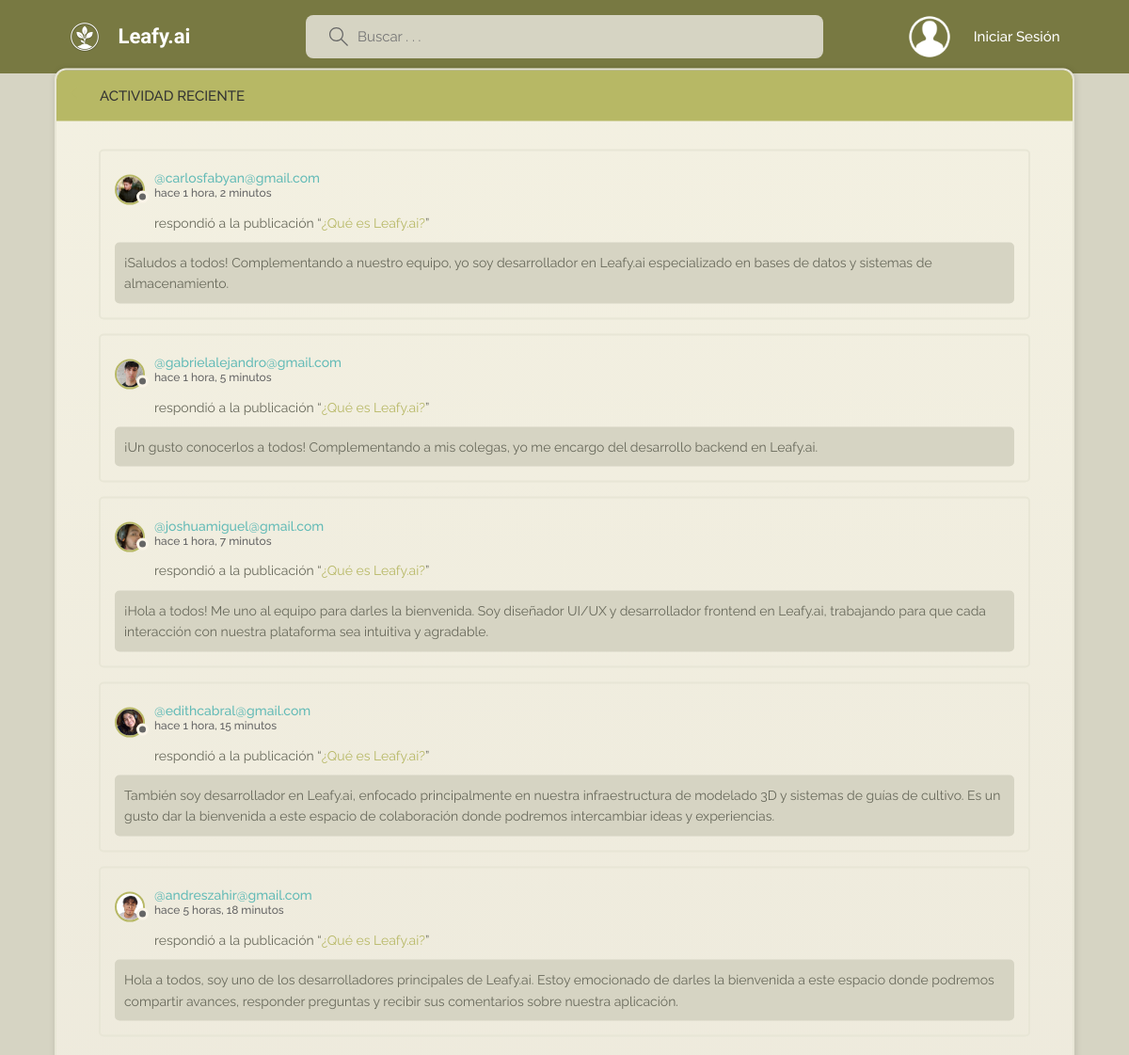
The page /activity/ on the database its author committed.
### base/models.py (models this page shows, shortened)
class Message(models.Model):
    user = models.ForeignKey(User, on_delete=models.CASCADE)
    room = models.ForeignKey(Room, on_delete=models.CASCADE)
    body = models.TextField()
    parent = models.ForeignKey('self', on_delete=models.CASCADE, null=True, blank=True, related_name='replies')
    depth = models.IntegerField(default=0)  # 0 para mensajes principales, 1-2 para respuestas
    likes = models.ManyToManyField(User, related_name='message_likes', blank=True)
    updated = models.DateTimeField(auto_now=True)
    created = models.DateTimeField(auto_now_add=True)
    class Meta:
        ordering = ['-updated', '-created']

class User(AbstractUser):
    name = models.CharField(max_length=200, null=True)
    email = models.EmailField(unique=True, null=True)
    bio = models.TextField(null=True)
    avatar = models.ImageField(null=True, default="blue.jpg")
    USERNAME_FIELD = 'email'
    REQUIRED_FIELDS = []

class Room(models.Model):
    host = models.ForeignKey(User, on_delete=models.SET_NULL, null=True)
    topic =  models.ForeignKey(Topic, on_delete=models.SET_NULL, null=True)
    name = models.CharField(max_length=200)
    description = models.TextField(null=True, blank=True)
    participants = models.ManyToManyField(User, related_name='participants', blank=True)
    image = models.ImageField(null=True, blank=True, upload_to='room_images/')
    likes = models.ManyToManyField(User, related_name='room_likes', blank=True)
    updated = models.DateTimeField(auto_now=True)
    created = models.DateTimeField(auto_now_add=True)
    class Meta:
        ordering = ['-updated', '-created']
    def __str__(self):
        return self.name

### base/views.py (the view)
# urls.py: path('activity/', views.activityPage, name ="activity"),
def activityPage(request):
    room_messages = Message.objects.all()
    return render(request, 'base/activity.html', {'room_messages' : room_messages})

### base/templates/base/activity.html (shortened to what this page needs)
{%  extends 'main.html' %}
{% block content %}
    <main class="layout">
      <div class="container">
        <div class="layout__box">
          <div class="layout__boxHeader">
            <div class="layout__boxTitle">
              <a href="{% url 'home' %}" aria-label="Volver a la página principal">
                <svg version="1.1" xmlns="http://www.w3.org/2000/svg" width="32" height="32" viewBox="0 0 32 32">
                  <title>Volver</title>
                  <path
                    d="M13.723 2.286l-13.723 13.714 13.719 13.714 1.616-1.611-10.96-10.96h27.625v-2.286h-27.625l10.965-10.965-1.616-1.607z"
                  ></path>
                </svg>
              </a>
              <h3>Actividad Reciente</h3>
            </div>
          </div>
          <div class="activities-page layout__body">
            {% for message in room_messages %}
              <div class="activities__box">
                <div class="activities__boxHeader roomListRoom__header">
                  <a href="{% url 'user-profile' message.user.id %}" class="roomListRoom__author" aria-label="Ver perfil de {{message.user}}">
                    <div class="avatar avatar--small">
                      <img src="{{message.user.avatar.url}}" alt="Foto de perfil de {{message.user}}"/>
                    </div>
                    <p>
                      @{{message.user}}
                      <span>hace {{message.created|timesince}}</span>
                    </p>
                  </a>
                </div>
                <div class="activities__boxContent">
                  <p>respondió a la publicación “<a href="{% url 'room' message.room.id %}" aria-label="Ver publicación {{message.room}}">{{message.room}}</a>”</p>
                  <div class="activities__boxRoomContent">
                    {{message.body}}
                  </div>
                </div>
              </div>
            {% endfor %}
          </div>
        </div>
      </div>
    </main>
    {% endblock %}

### static/styles/style.css (style rules this page uses)
* { font-family: 'Raleway', sans-serif; margin: 0; padding: 0; box-sizing: border-box; text-rendering: optimizeLegibility; font-size: inherit; }
html { font-size: 56.25%; }
@media only screen and (min-width: 1200px) { html { font-size: 62.5%; } }
body { line-height: 1.6; font-weight: 400; font-size: 1.5rem; color: var(--color-light-gray); gap: 3rem; background: var(--gradient-body-bg); min-height: 100vh; }
img { width: 100%; }
a { display: inline-block; color: var(--color-main); text-decoration: none; }
.container { max-width: 120rem; width: 90%; margin: auto; }
.avatar { position: relative; display: inline-block; border-radius: 50%; border: 2px solid var(--color-main); margin-top: 10px; }
.avatar img { display: block; border-radius: 50%; object-fit: cover; object-position: center; }
.avatar::after { content: ""; display: block; position: absolute; background-color: var(--color-gray); z-index: 111; border-radius: 50%; border: 0.3rem solid var(--color-dark); }
.avatar.avatar--small img { width: 2.8rem; height: 2.8rem; }
.avatar.avatar--small:after { width: 0.7rem; height: 0.7rem; bottom: 0px; right: -6px; }
.layout { margin-top: 2.4rem; }
.layout > .container { display: flex; justify-content: space-between; align-items: flex-start; }
.layout__box { width: 90%; max-width: 48rem; min-height: 40rem; position: absolute; top: 50%; left: 50%; transform: translate(-50%, -46%); background-color: var(--color-dark); border-radius: 1rem; box-shadow: 1px 1px 6px 3px rgba(0, 0, 0, 0.1); overflow: hidden; }
.layout__boxHeader { display: flex; padding: 1.5rem; background-color: var(--color-main); }
.layout__boxTitle { display: flex; gap: 1.5rem; align-items: center; }
.layout__boxTitle h3 { text-transform: uppercase; font-weight: 500; color: var(--color-light); }
.layout__boxTitle svg { width: 1.6rem; height: 1.6rem; fill: var(--color-main); }
.layout__body { margin: 3rem; }
.roomListRoom__header { display: flex; justify-content: space-between; align-items: center; }
.roomListRoom__author { font-weight: 500; display: flex; align-items: center; gap: 1rem; }
.roomListRoom__author span { color: var(--links); }
.roomListRoom__author p { color: var(--links); }
.activities__box { margin: 1.5rem; padding: 1.5rem; border: 2px solid var(--color-dark-medium); border-radius: 5px; }
.activities__boxHeader p { font-size: 1.4rem; line-height: 1.3; }
.activities__boxHeader p span { color: var(--color-gray); font-size: 1.2rem; display: block; }
.activities__boxContent { margin-left: 4.2rem; margin-top: 0.8rem; }
.activities__boxContent { font-size: 1.4rem; }
.activities__boxRoomContent { background: var(--color-bg); padding: 1rem; border-radius: 5px; margin-top: 1rem; margin-left: -4.2rem; }
.layout__box { width: 90%; max-width: 1200px; min-height: 300px; background-color: var(--color-dark); border-radius: 1rem; overflow: hidden; outline: 0.2rem solid var(--color-dark-medium); background-image: linear-gradient(to bottom, rgba(26, 127, 21, 0.03), rgba(15, 59, 12, 0.05)); }

### rows shown on the page
Message: user.avatar (picture), user "carlosfabyan@gmail.com", created "1 hora, 2 minutos", room "¿Qué es Leafy.ai?", body "¡Saludos a todos! Complementando a nuestro equipo, yo soy desarrollador en Leafy.ai especializado en bases de datos y sistemas de almacenamiento."
Message: user.avatar (picture), user "gabrielalejandro@gmail.com", created "1 hora, 5 minutos", room "¿Qué es Leafy.ai?", body "¡Un gusto conocerlos a todos! Complementando a mis colegas, yo me encargo del desarrollo backend en Leafy.ai."
Message: user.avatar (picture), user "joshuamiguel@gmail.com", created "1 hora, 7 minutos", room "¿Qué es Leafy.ai?", body "¡Hola a todos! Me uno al equipo para darles la bienvenida. Soy diseñador UI/UX y desarrollador frontend en Leafy.ai, trabajando para que cada interacción con nuestra plataforma sea intuitiva y agradable."
Message: user.avatar (picture), user "edithcabral@gmail.com", created "1 hora, 15 minutos", room "¿Qué es Leafy.ai?", body "También soy desarrollador en Leafy.ai, enfocado principalmente en nuestra infraestructura de modelado 3D y sistemas de guías de cultivo. Es un gusto dar la bienvenida a este espacio de colaboración donde podremos intercambiar ideas y experiencias."
Message: user.avatar (picture), user "andreszahir@gmail.com", created "5 horas, 18 minutos", room "¿Qué es Leafy.ai?", body "Hola a todos, soy uno de los desarrolladores principales de Leafy.ai. Estoy emocionado de darles la bienvenida a este espacio donde podremos compartir avances, responder preguntas y recibir sus comentarios sobre nuestra aplicación."
